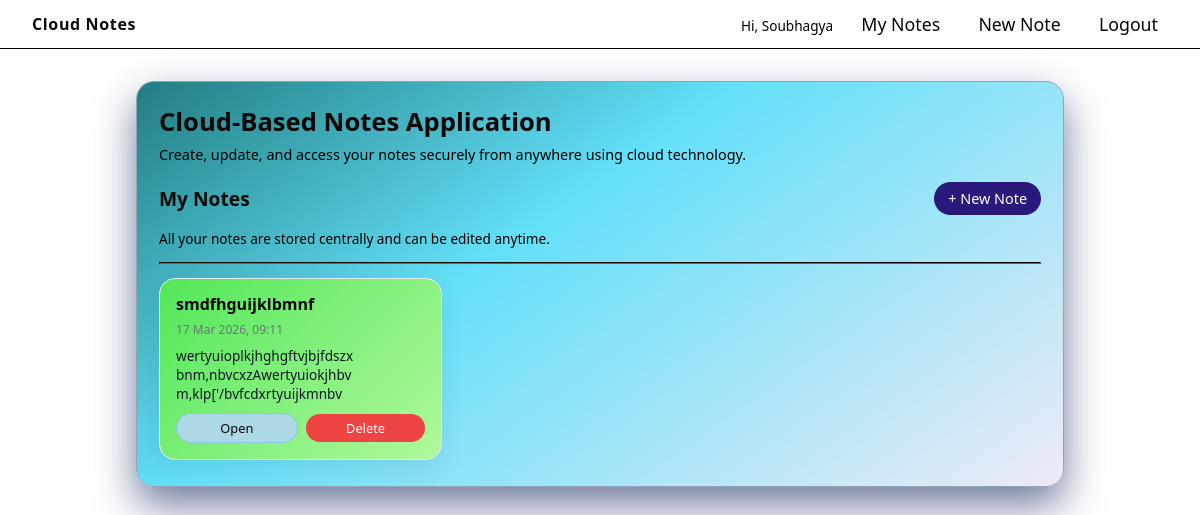
The app's page / (signed in) with its own data.
### notes/models.py (models this page shows, shortened)
class Note(models.Model):
    user = models.ForeignKey(User, on_delete=models.CASCADE, related_name='notes')
    title = models.CharField(max_length=200)
    content = models.TextField()
    created_at = models.DateTimeField(auto_now_add=True)
    updated_at = models.DateTimeField(auto_now=True)
    class Meta:
        ordering = ['-updated_at']

### notes/views.py (the view)
# urls.py: path('', views.note_list, name='note_list'),
@login_required
def note_list(request):
    notes = Note.objects.filter(user=request.user)
    return render(request, 'note_list.html', {'notes': notes})

### notes/templates/note_list.html (shortened to what this page needs)
{% extends 'base.html' %}
{% block content %}
<div class="section-header">
    <h2>My Notes</h2>
    <a href="{% url 'note_create' %}" class="btn">+ New Note</a>
</div>
<p class="muted">All your notes are stored centrally and can be edited anytime.</p>
<hr style="border-color:#1f2937; margin: 14px 0;">
{% if notes %}
    <div class="notes-grid">
        {% for note in notes %}
            <div class="note-card">
                <h3 class="note-card-title">{{ note.title }}</h3>
                <div class="note-card-meta">
                    {{ note.updated_at|date:"d M Y, H:i" }}
                </div>
                <p class="note-card-content">
                    {{ note.content|truncatechars:120 }}
                </p>
                <div class="note-card-footer">
                    <a href="{% url 'note_detail' note.pk %}" class="btn btn-secondary">Open</a>
                    <a href="{% url 'note_delete' note.pk %}" class="btn btn-danger">Delete</a>
                </div>
            </div>
        {% endfor %}
    </div>
{% else %}
    <p class="muted">You don't have any notes yet. Click "New Note" to create your first one.</p>
{% endif %}
{% endblock %}

### notes/templates/base.html (shortened to what this page needs)
<!DOCTYPE html>
<html>
<head>
</head>
<body>
<div class="navbar">
    <div class="navbar-title">Cloud Notes</div>
    <div class="navbar-links">
        {% if user.is_authenticated %}
            <span class="muted">Hi, {{ user.username }}</span>
            <a href="{% url 'note_list' %}">My Notes</a>
            <a href="{% url 'note_create' %}">New Note</a>
            <a href="{% url 'logout' %}">Logout</a>
        {% else %}
            <a href="{% url 'login' %}">Login</a>
            <a href="{% url 'register' %}">Register</a>
        {% endif %}
    </div>
</div>
<div class="main-wrapper">
    <div class="card">
        <h1>Cloud-Based Notes Application</h1>
        <p class="subtitle">
            Create, update, and access your notes securely from anywhere using cloud technology.
        </p>
        {% block content %}{% endblock %}
    </div>
</div>
</body>
</html>

### notes/templates/base.html (style rules this page uses)
:root { --primary: #2a197b; --primary-dark: #2a197b; --bg: #0f172a; --card-bg: #ffffff; --text: #0d0707; --muted: #000000; --danger: #ef4444; }
* { box-sizing: border-box; }
body { margin: 0; font-family: system-ui, -apple-system, BlinkMacSystemFont, "Segoe UI", sans-serif; background: radial-gradient(square at top, #676f7d 0, #f5f5f7 55%); color: var(--text); min-height: 100vh; }
.navbar { display: flex; justify-content: space-between; align-items: center; padding: 12px 32px; background: rgba(255, 255, 255, 0.95); border-bottom: 1px solid #000000; position: sticky; top: 0; z-index: 10; backdrop-filter: blur(10px); }
.navbar-title { font-weight: 700; letter-spacing: 0.04em; }
.navbar-links a { color: var(--text); margin-left: 14px; text-decoration: none; font-size: 1.11rem; padding: 10px 10px; border-radius: 999spx; transition: all 0.15s ease; }
.main-wrapper { max-width: 960px; margin: 32px auto; padding: 0 16px 40px; }
.card { background: linear-gradient(145deg, #217e81, #63e0f9 40%, #eeebf6 100%); border-radius: 18px; padding: 22px 22px 26px; box-shadow: 0 18px 40px rgba(95, 110, 146, 0.9); border: 1px solid rgb(148, 163, 184); }
h1 { margin: 0 0 6px; font-size: 1.6rem; }
.subtitle { margin: 0 0 18px; font-size: 0.9rem; color: var(--muted); }
.btn { display: inline-block; border: none; padding: 7px 14px; border-radius: 999px; background: var(--primary); color: white; text-decoration: none; font-size: 0.9rem; cursor: pointer; transition: all 0.15s ease; }
.btn-secondary { background: lightblue; border: 1px solid rgba(90, 167, 240, 0.4); color: var(--text); }
.btn-danger { background: var(--danger); }
.section-header { display: flex; justify-content: space-between; align-items: center; margin-bottom: 14px; }
.section-header h2 { margin: 0; font-size: 1.2rem; }
.muted { color: var(--muted); font-size: 0.85rem; }

### notes/templates/note_list.html (style rules this page uses)
.notes-grid { display: grid; grid-template-columns: repeat(auto-fill, minmax(240px, 1fr)); gap: 16px; margin-top: 10px; }
.note-card { background: linear-gradient(135deg, #52e759, #b1f99d); border-radius: 16px; padding: 14px 16px 16px; border: 1px solid #e5e7eb; box-shadow: 0 10px 25px rgba(15, 23, 42, 0.08); position: relative; display: flex; flex-direction: column; min-height: 150px; transition: transform 0.15s ease, box-shadow 0.15s ease; }
.note-card-title { font-size: 1rem; font-weight: 600; margin: 0 0 6px; }
.note-card-meta { font-size: 0.75rem; color: #6b7280; margin-bottom: 8px; }
.note-card-content { font-size: 0.85rem; color: #111827; margin: 0 0 10px; line-height: 1.4; }
.note-card-footer { margin-top: auto; display: flex; justify-content: space-between; align-items: center; gap: 8px; }
.note-card-footer .btn { font-size: 0.8rem; padding: 5px 10px; flex: 1; text-align: center; }

### records on screen
Note: title "smdfhguijklbmnf", updated_at "17 Mar 2026, 09:11", content "wertyuioplkjhghgftvjbjfdszx bnm,nbvcxzAwertyuiokjhbv m,klp['/bvfcdxrtyuijkmnbv"

### other values on screen
{{ user.username }} "Soubhagya"
